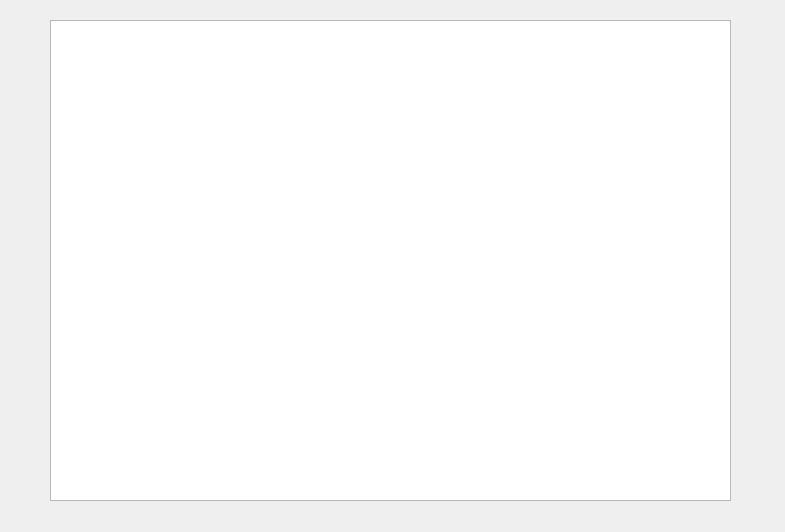
<?xml version="1.0" encoding="UTF-8"?>
<ui version="4.0">
 <class>Dialog</class>
 <widget class="QDialog" name="Dialog">
  <property name="geometry">
   <rect>
    <x>0</x>
    <y>0</y>
    <width>785</width>
    <height>532</height>
   </rect>
  </property>
  <property name="windowTitle">
   <string>Dialog</string>
  </property>
  <widget class="QGraphicsView" name="graphicsView">
   <property name="geometry">
    <rect>
     <x>50</x>
     <y>20</y>
     <width>681</width>
     <height>481</height>
    </rect>
   </property>
  </widget>
 </widget>
 <resources/>
 <connections/>
</ui>
